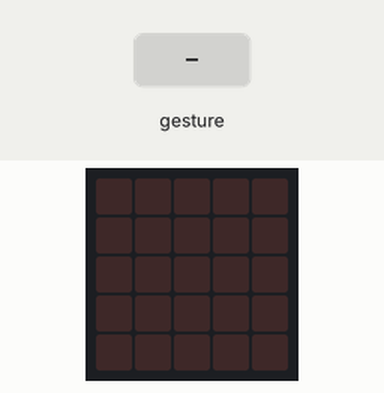
This program was run on a simulated BBC micro:bit running MicroPython. On the bench: the board's 5×5 LED display. The test bench sets the inputs (shaded band). Random numbers come from a fixed seed; a tilt is held for 1.5 s and a shake lasts 1 s, then the board lies face up again.

Above: at 1.2 s.
1.3 s: gesture 'shake'
At 2.5 s:
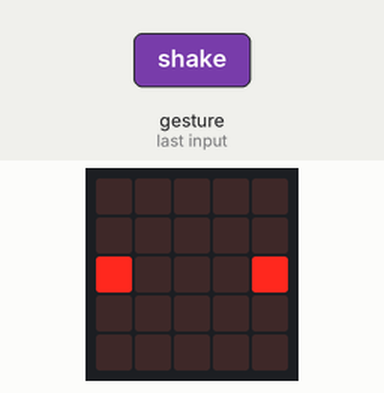
3.0 s: gesture 'shake'
At 4.2 s:
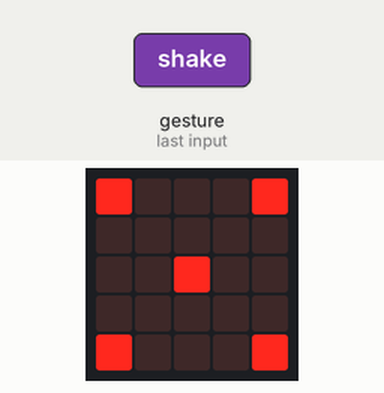
5.2 s: gesture 'shake'
At 7.0 s:
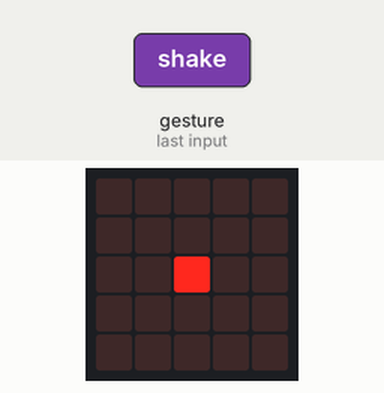
7.5 s: gesture 'shake'
At 8.6 s:
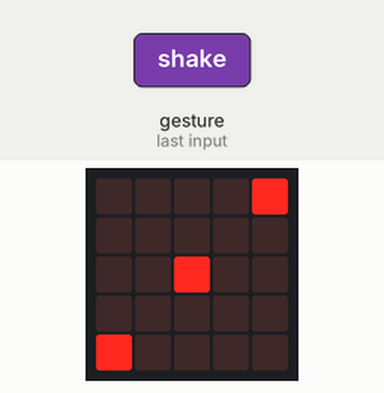
Timing chart, 0 to 10.5 s (numbered marks = the images above; inputs shaded):
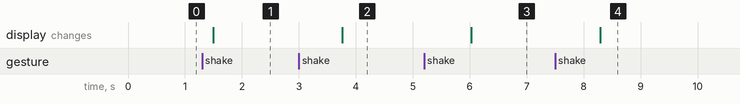

The program:

w_rfell_original_1.py
```python
# Add your Python code here. E.g.
from microbit import *
import random

eins = Image("00000:"
             "00000:"
             "00900:"
             "00000:"
             "00000:")

zwei = Image("00000:"
             "00000:"
             "90009:"
             "00000:"
             "00000:")

drei = Image("00009:"
             "00000:"
             "00900:"
             "00000:"
             "90000:")

vier = Image("90009:"
             "00000:"
             "00000:"
             "00000:"
             "90009:")

fünf = Image("90009:"
             "00000:"
             "00900:"
             "00000:"
             "90009:")

sechs = Image("90009:"
              "00000:"
              "90009:"
              "00000:"
              "90009:")
while True:
    if accelerometer.was_gesture("shake"):
        zufall = random.randint(1,6)
        if zufall == 3:
            display.show(drei)
            sleep(2264)
        elif zufall == 2:
            display.show(zwei)
            sleep(2264)
        elif zufall== 6:
            display.show(sechs)
            sleep(2264)
        elif zufall== 4:
            display.show(vier)
            sleep(2264)
        elif zufall== 5:
            display.show(fünf)
            sleep(2264)
        elif zufall== 1:
            display.show(eins)
            sleep(2264)
```

Measured:
- after the input at 1.3 s, the display: changes after 0.20 s (image 1)
- after the input at 3.0 s, the display: changes after 0.76 s (image 2)
- after the input at 5.2 s, the display: changes after 0.83 s (image 3)
- after the input at 7.5 s, the display: changes after 0.79 s (image 4)
